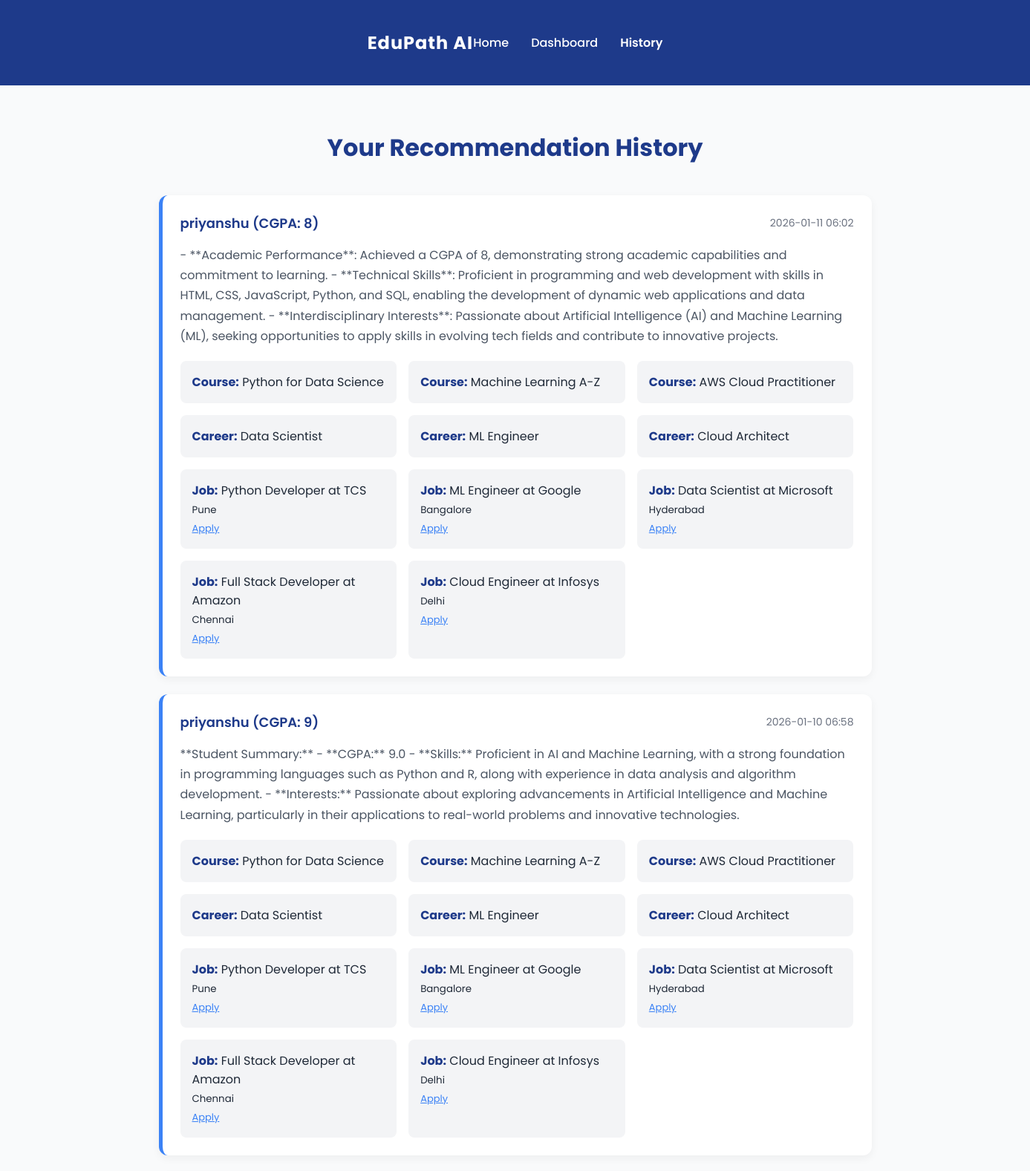
Screenshot of /history (signed in, upper part) with the database file from the repository.
### tables this page shows
CREATE TABLE profiles (
                    id INTEGER PRIMARY KEY AUTOINCREMENT,
                    user_id INTEGER NOT NULL,
                    name TEXT, cgpa TEXT, interests TEXT, skills TEXT,
                    resume_text TEXT, summary TEXT, gaps TEXT,
                    roadmap TEXT, keywords TEXT,
                    timestamp DATETIME DEFAULT CURRENT_TIMESTAMP,
                    FOREIGN KEY(user_id) REFERENCES users(id)
                );

CREATE TABLE recommendations (
                    id INTEGER PRIMARY KEY AUTOINCREMENT,
                    profile_id INTEGER,
                    type TEXT, data TEXT,
                    FOREIGN KEY(profile_id) REFERENCES profiles(id)
                );

### app.py (the view)
@app.route("/history")
@login_required
def history():
    try:
        with get_db() as c:
            profiles = c.execute("SELECT id, name, cgpa, timestamp, summary FROM profiles WHERE user_id=? ORDER BY timestamp DESC", (current_user.id,)).fetchall()
            data = []
            for p in profiles:
                recs = c.execute("SELECT type, data FROM recommendations WHERE profile_id=?", (p["id"],)).fetchall()
                data.append({
                    "name": p["name"], "cgpa": p["cgpa"], "timestamp": p["timestamp"],
                    "summary": p["summary"], "recs": [(r["type"], json.loads(r["data"])) for r in recs]
                })
        return render_template("history.html", history=data)
    except:
        flash("History error", "error")
        return redirect(url_for("index"))

### app.py (called while the page is built)
@login_manager.user_loader
def load_user(user_id):
    try:
        with sqlite3.connect(DB) as conn:
            conn.row_factory = sqlite3.Row
            row = conn.execute("SELECT id, email FROM users WHERE id = ?", (user_id,)).fetchone()
            return User(row["id"], row["email"]) if row else None
    except:
        return None

def get_db():
    conn = sqlite3.connect(DB)
    conn.row_factory = sqlite3.Row
    return conn

### templates/history.html (shortened to what this page needs)
<!DOCTYPE html>
<html lang="en">
<head>
    <link rel="stylesheet" href="{{ url_for('static', filename='style.css') }}">
</head>
<body>
<nav>
    <div style="max-width:1200px; margin:auto; display:flex; justify-content:space-between; align-items:center; padding:20px 0;">
        <h1>EduPath AI</h1>
        <ul style="display:flex; gap:30px; list-style:none;">
            <li><a href="/" style="color:white; text-decoration:none;">Home</a></li>
            <li><a href="/dashboard" style="color:white; text-decoration:none;">Dashboard</a></li>
            <li><a href="/history" style="color:white; text-decoration:none; font-weight:600;">History</a></li>
        </ul>
    </div>
</nav>
<div class="history">
    <h2 style="text-align:center; color:#1E3A8A; margin-bottom:40px; font-size:32px;">Your Recommendation History</h2>
    {% if history %}
        {% for h in history %}
        <div class="entry">
            <div class="header">
                <div class="name">{{ h.name }} {% if h.cgpa %}(CGPA: {{ h.cgpa }}){% endif %}</div>
                <div class="meta">{{ h.timestamp[:16].replace("T", " ") }}</div>
            </div>
            <div class="summary">{{ h.summary }}</div>
            <div class="recs">
                {% for type, data in h.recs %}
                    {% if type == 'course' %}
                        <div class="rec-item"><strong>Course:</strong> {{ data.name }}</div>
                    {% elif type == 'career' %}
                        <div class="rec-item"><strong>Career:</strong> {{ data.name }}</div>
                    {% elif type == 'job' %}
                        <div class="rec-item">
                            <strong>Job:</strong> {{ data.title }} at {{ data.company }}<br>
                            <small>{{ data.location }}</small><br>
                            <a href="{{ data.link }}" target="_blank" style="color:#3B82F6; font-size:13px;">Apply</a>
                        </div>
                    {% endif %}
                {% endfor %}
            </div>
        </div>
        {% endfor %}
    {% else %}
        <p style="text-align:center; color:#6B7280; padding:60px; background:#F9FAFB; border-radius:12px;">
            No history yet. Submit your first profile!
        </p>
    {% endif %}
</div>
</body>
</html>

### static/style.css (style rules this page uses)
* { margin: 0; padding: 0; box-sizing: border-box; font-family: 'Poppins', sans-serif; }
body { background-color: #F9FAFB; color: #1F2937; }
nav { display: flex; justify-content: space-between; align-items: center; padding: 20px 80px; background-color: #1E3A8A; color: white; }
nav h1 { font-size: 24px; letter-spacing: 1px; }
nav ul { list-style: none; display: flex; gap: 30px; }
nav ul li a { color: white; text-decoration: none; font-weight: 500; }

### templates/history.html (style rules this page uses)
.history { max-width: 1000px; margin: 40px auto; padding: 20px; }
.entry { background: white; padding: 24px; border-radius: 12px; box-shadow: 0 4px 12px rgba(0,0,0,0.05); margin-bottom: 24px; border-left: 5px solid #3B82F6; }
.header { display: flex; justify-content: space-between; align-items: center; margin-bottom: 16px; }
.name { font-weight: 600; color: #1E3A8A; font-size: 18px; }
.meta { color: #6B7280; font-size: 14px; }
.summary { margin-bottom: 20px; color: #4B5563; line-height: 1.7; }
.recs { display: grid; grid-template-columns: repeat(auto-fit, minmax(280px, 1fr)); gap: 16px; }
.rec-item { background: #F3F4F6; padding: 16px; border-radius: 8px; }
.rec-item strong { color: #1E3A8A; }

### rows the page displays
profiles: name "priyanshu", cgpa "8", timestamp "2026-01-11 06:02", summary "- **Academic Performance**: Achieved a CGPA of 8, demonstrating strong academic capabilities and commitment to learning. - **Technical Skills**: Proficient in programming and web development with skills in HTML, CSS, JavaScript, Python, and SQL, enabling the development of dynamic web applications and data management. - **Interdisciplinary Interests**: Passionate about Artificial Intelligence (AI) and Machine Learning (ML), seeking opportunities to apply skills in evolving tech fields and contribute to innovative projects."
recommendations: name "Python for Data Science"
recommendations: name "Machine Learning A-Z"
recommendations: name "AWS Cloud Practitioner"
recommendations: name "Data Scientist"
recommendations: name "ML Engineer"
recommendations: name "Cloud Architect"
recommendations: title "Python Developer", company "TCS", location "Pune"
recommendations: title "ML Engineer", company "Google", location "Bangalore"
recommendations: title "Data Scientist", company "Microsoft", location "Hyderabad"
recommendations: title "Full Stack Developer", company "Amazon", location "Chennai"
recommendations: title "Cloud Engineer", company "Infosys", location "Delhi"
profiles: name "priyanshu", cgpa "9", timestamp "2026-01-10 06:58", summary "**Student Summary:** - **CGPA:** 9.0 - **Skills:** Proficient in AI and Machine Learning, with a strong foundation in programming languages such as Python and R, along with experience in data analysis and algorithm development. - **Interests:** Passionate about exploring advancements in Artificial Intelligence and Machine Learning, particularly in their applications to real-world problems and innovative technologies."
recommendations: name "Python for Data Science"
recommendations: name "Machine Learning A-Z"
recommendations: name "AWS Cloud Practitioner"
recommendations: name "Data Scientist"
recommendations: name "ML Engineer"
recommendations: name "Cloud Architect"
recommendations: title "Python Developer", company "TCS", location "Pune"
recommendations: title "ML Engineer", company "Google", location "Bangalore"
recommendations: title "Data Scientist", company "Microsoft", location "Hyderabad"
recommendations: title "Full Stack Developer", company "Amazon", location "Chennai"
recommendations: title "Cloud Engineer", company "Infosys", location "Delhi"
